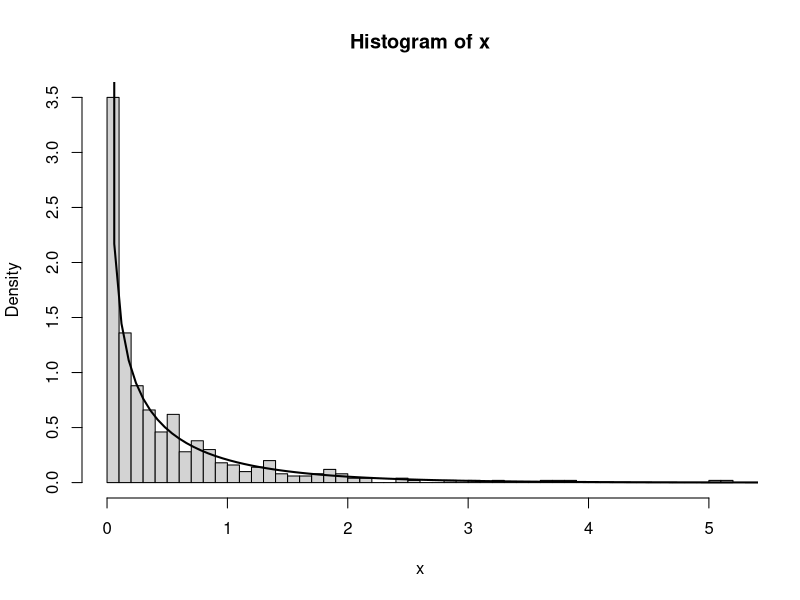

Write the R code that produced this figure.
# Exercice 1 : Estimateurs
  theta = 2
  # 2 - Simulation
    x=rchisq(500,1)/theta
    f = function(x){1/sqrt(pi*x)*exp(-x)}
    hist(x, probability=TRUE, breaks=50)
    curve(f(x),0.0000001, 6, add=T, type='l', lwd=2)
  # 3 - Simulations estimateurs
    M = 5000; n = 10
    E1 = c(); E2 = c(); E3 = c(); E4 = c()
    for(i in 1:M){
      Echant = rchisq(n, 1)/theta
      E1[i] = sqrt(3*n/(2*sum(Echant*Echant)))
      E2[i] = sqrt(8/(9*var(Echant)))
      E3[i] = n/sum(Echant)
      E4[i] = (n - 2)/sum(Echant)
    }
    # les estimateurs biaisés
    mean(E1) # 2.016286
    mean(E2) # 2.030236
    mean(E3) # 2.522167, il est biaisé
    mean(E4) # 2.017734

    # Teste de la stabilité
    var(E1) # 1.36113     ils ne sont pas tres
    var(E2) # 1.721824,   stables car leurs variances 
    var(E3) # 1.890824    sont assez grandes
    
# Exercice 2 : Intervalle de confiance
    M = 1000; n2 = 200; Binf1 = c(); Bsup1 = c(); Cq = qnorm(0.95)
    C1 = qchisq(0.05, n2 - 1); C2 = qchisq(0.95, n2 - 1); Binf2 = c() 
    Bsup2 = c(); Binf3 = c(); Bsup3 = c(); Binf4 = c(); Bsup4 = c()
    Binf5 = c(); Bsup5 = c();
    c1 = 0; c2 = 0; c3 = 0; c4 = 0
    for(i in 1:M){
      Echant = rchisq(n2, 1)/theta
      Binf1[i] = 1/mean(Echant)*(1 - sqrt(2/n2)*Cq)
      Bsup1[i] = 1/mean(Echant)*(1 + sqrt(2/n2)*Cq)
      if(Binf1[i] <= theta & Bsup1[i] >= theta){c1 = c1 + 1}
      Binf2[i] = C1/(sum(Echant))
      Bsup2[i] = C2/(sum(Echant))
      if(Binf2[i] <= theta & Bsup2[i] >= theta){c2 = c2 + 1}
      Binf3[i] = 1/(mean(Echant)*(1 + Cq*sqrt(2/n2)))
      Bsup3[i] = 1/(mean(Echant)*(1 - Cq*sqrt(2/n2)))
      if(Binf3[i] <= theta & Bsup3[i] >= theta){c3 = c3 + 1}
      Binf4[i] = sqrt(2/(var(Echant) + Cq*mean(Echant)*mean(Echant)*sqrt(56/n2)))
      Bsup4[i] = sqrt(2/(var(Echant) - Cq*mean(Echant)*mean(Echant)*sqrt(56/n2)))
      if(Binf4[i] <= theta & Bsup4[i] >= theta){c4 = c4 + 1}
    }
  c1/M # 0.891
  c2/M # 0.889
  c3/M # 0.895
  c4/M # 0.898
  
  mean(Bsup1 - Binf1) #  0.663232
  mean(Bsup2 - Binf2) #  0.6607792
  mean(Bsup3 - Binf3) #  0.681675
  mean(Bsup4 - Binf4) #  1.103905
  
  
